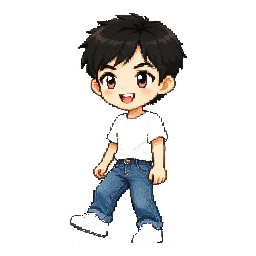
#> input picture pixel-town-app/assets/characters/01_hero_male/frame_02.png, 256 x 256 px
$ python -i prototype.py   (imports and definitions only)
#> lines starting #> are read from the running program, lines starting #| are printed output that depends on the picture
### pixel_town_assets/production/head-turn-solid-20261003/code-before/build_daily_actions.py
#!/usr/bin/env python3
"""Add daily animation clips without overwriting approved/base sprite artwork.

Extends the project's editable pixel rigs; generated tabby poses are only
sliced, palette-limited, and normalized by the established pixel export flow.
"""
from pathlib import Path
import hashlib, json, math, shutil, html
import numpy as np
from PIL import Image, ImageDraw
from animate_existing import NECK, NEW_NECK, smooth, rotate_inverse, palette_frames, save_atlas

ROOT = Path(__file__).resolve().parents[1]
VERSION = '20261003-daily-v1'
DEST = ROOT / 'validation/daily-actions'
PRODUCTION = ROOT / 'production/action-expansion-20261003'
N = 16
Y, X = np.mgrid[:256, :256].astype(float)
HUMAN_ACTIONS = ['nod', 'shake_head', 'chat']
PET_ACTIONS = {
    'cat': ['wag', 'pounce'], 'dog': ['wag', 'stretch'],
    'bird': ['peck', 'hop'], 'rabbit': ['hop', 'chew'],
    'small_mammal': ['forage', 'chew'], 'tortoise': ['bask', 'forage'],
    'equine': ['wag', 'graze'],
}
LABELS = {'nod':'点头', 'shake_head':'摇头', 'chat':'交谈手势', 'wag':'摆尾',
          'pounce':'扑动', 'stretch':'舒展', 'sleep':'蜷睡', 'peck':'啄食',
          'hop':'跳步', 'chew':'啃咬', 'forage':'低头觅食', 'bask':'晒暖探头', 'graze':'低头采食'}

def sha(path): return hashlib.sha256(path.read_bytes()).hexdigest()
def write_json(path, value): path.write_text(json.dumps(value, ensure_ascii=False, indent=2) + '\n')
def residents(family):
    return sorted(p for p in (ROOT / family).iterdir()
                  if p.is_dir() and (p / 'animation.json').exists())

# [246 lines left out: functions prepare_human, sample, human_frames, pet_frames, generated_tabby, save_clip and 6 more, not called in this run]

# [1 lines that do not run on import are left out]

### pixel_town_assets/production/head-turn-solid-20261003/experiments/prototype.py
import sys,math
from pathlib import Path
import numpy as np
from PIL import Image,ImageDraw
ROOT=Path(__file__).resolve().parents[2];sys.path.insert(0,str(ROOT/'tools'))
from build_daily_actions import residents,prepare_human
from head_turn import head_layer,CUT_Y

def norm(path):
 im=Image.open(path).convert('RGBA');bb=im.getbbox();im=im.crop(bb);s=min(210/im.height,198/im.width)
#> in norm, im is the input picture: PIL image 256x256 RGBA; mean R, G, B, A 20, 18.9, 18.1, 48
#> after `bb = im.getbbox()`: bb = (68, 13, 187, 243)
#> after `im = im.crop(bb)`:
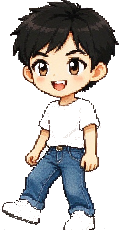
#> im: PIL image 119x230 RGBA; mean R, G, B, A 47.9, 45.2, 43.3, 114.8; transparent parts drawn white
#> after `s = min(210 / im.height, 198 / im.width)`: s = 0.913
 im=im.resize((round(im.width*s),round(im.height*s)),Image.Resampling.NEAREST)
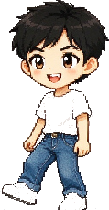
#> im: PIL image 109x210 RGBA; mean R, G, B, A 48.1, 45.4, 43.4, 115.2; transparent parts drawn white
 result=Image.new('RGBA',(256,256));result.paste(im,((256-im.width)//2,230-im.height));return result
#> after `result = Image.new('RGBA', (256, 256))`: result: PIL image 256x256 RGBA; every value is 0
#> after `result.paste(im, ((256 - im.width) // 2, 230 - im.height))`:
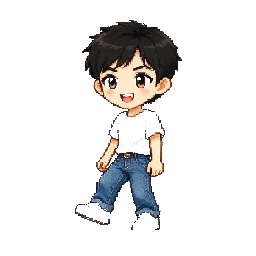
#> result: PIL image 256x256 RGBA; mean R, G, B, A 16.8, 15.8, 15.2, 40.2; transparent parts drawn white

def solid_yaw(front,back,angle,role):
 a=np.array(front);b=np.array(back);out=np.zeros_like(a);theta=math.radians(angle)
 # Every head point uses one common rigid Y-axis rotation. No face-only warp.
 for y in range(256):
  xs=np.flatnonzero(a[y,:,3])
  if not len(xs):continue
  left,right=int(xs[0]),int(xs[-1]);cx=(left+right)/2;rx=max((right-left)/2,1);rz=rx*.95
  center_z=-.22*rx
  screen_cx=128+(cx-128)*math.cos(theta)+center_z*math.sin(theta)
  radius=math.hypot(rx*math.cos(theta),rz*math.sin(theta));delta=math.atan2(rz*math.sin(theta),rx*math.cos(theta))
  target=np.arange(max(0,math.ceil(screen_cx-radius)),min(255,math.floor(screen_cx+radius))+1)
  phi=np.arcsin(np.clip((target-screen_cx)/radius,-1,1));lam=phi-delta
  source=np.rint(cx+rx*np.sin(lam)).astype(int)
  # Ink at the old frontal silhouette is not a seam painted on a 3D skull.
  rim=1 if role<=20 else 3
  source=np.clip(source,min(left+rim,right),max(right-rim,left))
  front_side=np.abs(lam)<=math.pi/2
  out[y,target[front_side]]=a[y,source[front_side]]
  bx=np.flatnonzero(b[y,:,3])
  if len(bx):
   bc=(bx[0]+bx[-1])/2;br=max((bx[-1]-bx[0])/2,1)
   requested=np.rint(bc-br*np.sin(lam[~front_side])).astype(int)
   near=np.abs(bx[:,None]-requested[None,:]).argmin(axis=0)
   out[y,target[~front_side]]=b[y,bx[near]]
  else:
   out[y,target[~front_side]]=a[y,source[~front_side]]
  # Contour follows the rendered solid; it is never fixed at the frontal rim.
  live=target[out[y,target,3]>0]
  if len(live)>rim*4:
   out[y,live[:rim]]=a[y,left];out[y,live[-rim:]]=a[y,right]
 return Image.fromarray(out)

chosen=[p for p in residents('characters') if int(p.name[:2]) in [1,2,4,8,21,35,36]]
board=Image.new('RGB',(1024,256*len(chosen)),'#e1e6de');draw=ImageDraw.Draw(board)
# [11 lines not run here, left out]

>>> result = norm('../../../../pixel-town-app/assets/characters/01_hero_male/frame_02.png')

$ run again, on pixel-town-app/assets/characters/03_barista_male/frame_04.png
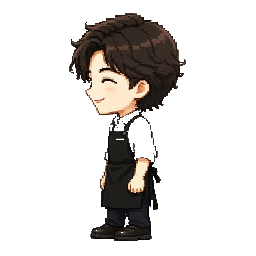
#> input picture pixel-town-app/assets/characters/03_barista_male/frame_04.png, 256 x 256 px
#> in norm, im is the input picture: PIL image 256x256 RGBA; mean R, G, B, A 17.5, 15, 13, 53.8
#> bb = (69, 13, 186, 243)
#> in norm, `im=im.resize((round(im.width*s),round(im.height*s)),Image.Resampling.N..`:
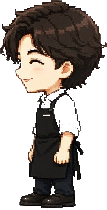
#> im: PIL image 107x210 RGBA; mean R, G, B, A 42.7, 36.7, 31.6, 130.7; transparent parts drawn white
#> result: PIL image 256x256 RGBA; every value is 0
#> in norm, `result.paste(im, ((256 - im.width) // 2, 230 - im.height))`:
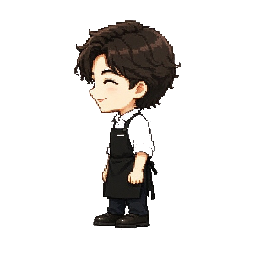
#> result: PIL image 256x256 RGBA; mean R, G, B, A 14.7, 12.6, 10.8, 44.8; transparent parts drawn white
